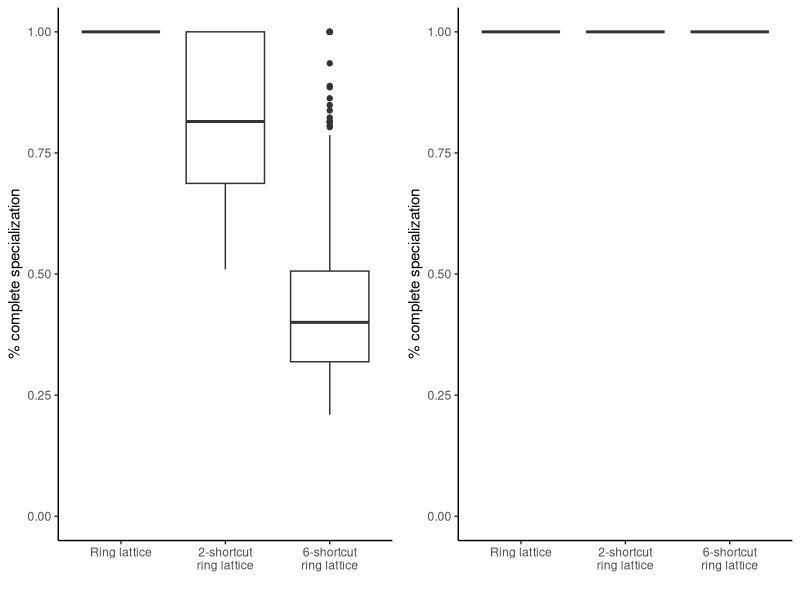
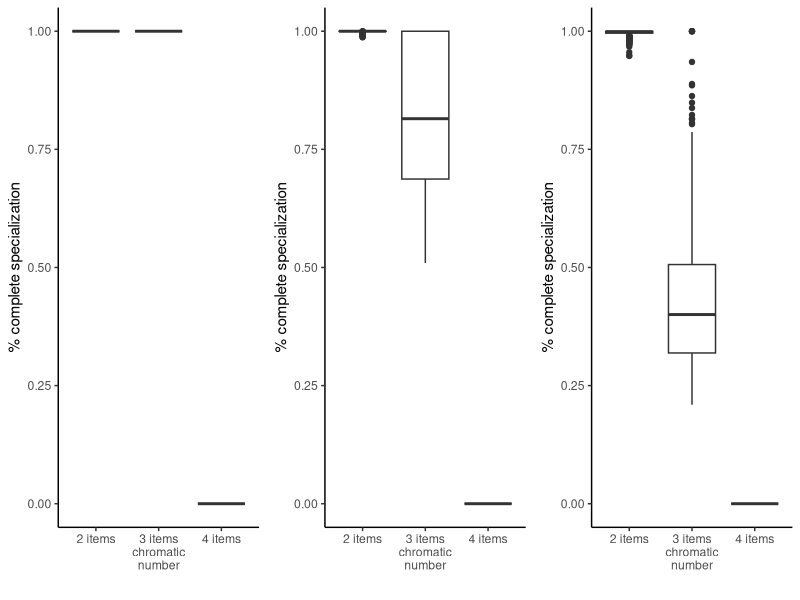

Write R code to recreate these figures, in order.
library(ggplot2)
library(gridExtra)

# Shortcuts without storage; with chromatic number 
d.sw013 <- read.csv("../../data/data_small_world_s0_without_storage_item3.csv")
d.sw213 <- read.csv("../../data/data_small_world_s2_without_storage_item3.csv")
d.sw613 <- read.csv("../../data/data_small_world_s6_without_storage_item3.csv") 

d.sw013$network <- "Ring lattice"
d.sw213$network <- "2-shortcut\nring lattice"
d.sw613$network <- "6-shortcut\nring lattice"

ds1 <- rbind(d.sw013, d.sw213, d.sw613)
ds1$network <- factor(ds1$network, levels=c("Ring lattice", "2-shortcut\nring lattice", "6-shortcut\nring lattice"))
g1 <- ggplot(ds1, aes(x=network, y=1.0 - ave_rate/size)) +
  geom_boxplot() +
  ylim(0.0, 1.0) +
  labs(x="", y="% complete specialization") +
  theme_classic()


# Shortcuts without storage; with chromatic number 
d.sw023 <- read.csv("../../data/data_small_world_s0_with_storage_item3.csv")
d.sw223 <- read.csv("../../data/data_small_world_s2_with_storage_item3.csv")
d.sw623 <- read.csv("../../data/data_small_world_s6_with_storage_item3.csv") 

d.sw023$network <- "Ring lattice"
d.sw223$network <- "2-shortcut\nring lattice"
d.sw623$network <- "6-shortcut\nring lattice"

ds2 <- rbind(d.sw023, d.sw223, d.sw623)

ds2$network <- factor(ds2$network, levels=c("Ring lattice", "2-shortcut\nring lattice", "6-shortcut\nring lattice"))
g2 <- ggplot(ds2, aes(x=network, y=1.0 - ave_rate/size)) +
  geom_boxplot() +
  scale_y_continuous(limits=c(0.0, 1.0)) +
  labs(x="", y="% complete specialization") +
  theme_classic()


grid.arrange(g1, g2, ncol=2)

# Item number variation without storage capacity
d.sw013$num_item <- 3
d.sw213$num_item <- 3
d.sw613$num_item <- 3

d.sw012 <- read.csv("../../data/data_small_world_s0_without_storage_item2.csv")
d.sw212 <- read.csv("../../data/data_small_world_s2_without_storage_item2.csv")
d.sw612 <- read.csv("../../data/data_small_world_s6_without_storage_item2.csv") 

d.sw012$network <- "Ring lattice"
d.sw212$network <- "2-shortcut\nring lattice"
d.sw612$network <- "6-shortcut\nring lattice"

d.sw012$num_item <- 2
d.sw212$num_item <- 2
d.sw612$num_item <- 2

d.sw014 <- read.csv("../../data/data_small_world_s0_without_storage_item4.csv")
d.sw214 <- read.csv("../../data/data_small_world_s2_without_storage_item4.csv")
d.sw614 <- read.csv("../../data/data_small_world_s6_without_storage_item4.csv") 

d.sw014$network <- "Ring lattice"
d.sw214$network <- "2-shortcut\nring lattice"
d.sw614$network <- "6-shortcut\nring lattice"

d.sw014$num_item <- 4
d.sw214$num_item <- 4
d.sw614$num_item <- 4

ds01 <- rbind(d.sw013, d.sw012, d.sw014)
ds01$num_item2 <- factor(ds01$num_item, level=c(2, 3, 4), labels=c("2 items", "3 items\nchromatic\nnumber", "4 items"))
g1 <- ggplot(ds01, aes(x=num_item2, y=1 - ave_rate/42)) +
  geom_boxplot() +
  scale_y_continuous(limits=c(0.0, 1.0)) +
  labs(x="", y="% complete specialization") +
  theme_classic()

ds21 <- rbind(d.sw213, d.sw212, d.sw214)
ds21$num_item2 <- factor(ds21$num_item, level=c(2, 3, 4), labels=c("2 items", "3 items\nchromatic\nnumber", "4 items"))
g2 <- ggplot(ds21, aes(x=num_item2, y=1 - ave_rate/42)) +
  geom_boxplot() +
  scale_y_continuous(limits=c(0.0, 1.0)) +
  labs(x="", y="% complete specialization") +
  theme_classic()

ds61 <- rbind(d.sw613, d.sw612, d.sw614)
ds61$num_item2 <- factor(ds61$num_item, level=c(2, 3, 4), labels=c("2 items", "3 items\nchromatic\nnumber", "4 items"))
g3 <- ggplot(ds61, aes(x=num_item2, y=1 - ave_rate/42)) +
  geom_boxplot() +
  scale_y_continuous(limits=c(0.0, 1.0)) +
  labs(x="", y="% complete specialization") +
  theme_classic()

grid.arrange(g1, g2, g3, ncol=3)

